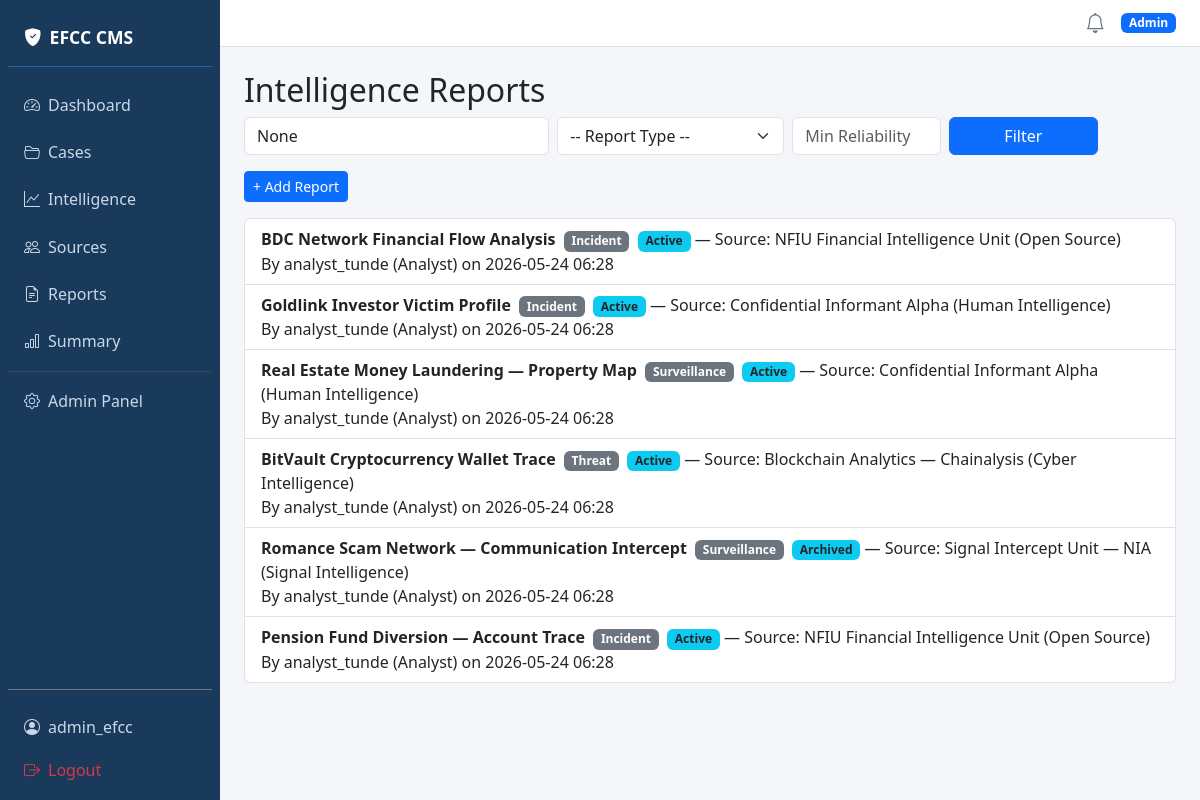
The app's page /intel/reports/ (signed in) with its own data.
### core/models.py (models this page shows)
class User(AbstractUser):
    ROLE_CHOICES = (
        ('admin', 'Admin'),
        ('investigator', 'Investigator'),
        ('legal', 'Legal Officer'),
        ('analyst', 'Analyst'),
    )
    role = models.CharField(max_length=20, choices=ROLE_CHOICES, default='investigator')
    phone = models.CharField(max_length=20, blank=True)
    avatar = models.ImageField(upload_to='avatars/', blank=True, null=True)
    two_factor_enabled = models.BooleanField(default=False)
    two_factor_secret = models.CharField(max_length=32, blank=True)
    def __str__(self):
        return f"{self.username} ({self.get_role_display()})"

### intel/models.py (models this page shows, shortened)
class IntelReport(models.Model):
    REPORT_TYPE_CHOICES = [
        ('Incident', 'Incident'),
        ('Threat', 'Threat'),
        ('Surveillance', 'Surveillance'),
        ('Other', 'Other'),
    ]
    STATUS_CHOICES = [
        ('draft', 'Draft'),
        ('active', 'Active'),
        ('archived', 'Archived'),
    ]
    case = models.ForeignKey(Case, on_delete=models.CASCADE, related_name='intel_reports')
    title = models.CharField(max_length=255)
    content = models.TextField()
    report_type = models.CharField(max_length=20, choices=REPORT_TYPE_CHOICES, default='Incident')
    status = models.CharField(max_length=20, choices=STATUS_CHOICES, default='active')
    source = models.ForeignKey(IntelligenceSource, on_delete=models.SET_NULL, null=True, blank=True)
    created_by = models.ForeignKey(User, on_delete=models.SET_NULL, null=True)
    created_at = models.DateTimeField(auto_now_add=True)
    tags = TaggableManager()
    latitude = models.FloatField(null=True, blank=True)
    longitude = models.FloatField(null=True, blank=True)

class IntelligenceSource(models.Model):
    SOURCE_TYPES = [
        ('human', 'Human Intelligence'),
        ('signal', 'Signal Intelligence'),
        ('open', 'Open Source'),
        ('cyber', 'Cyber Intelligence'),
    ]
    name = models.CharField(max_length=255)
    source_type = models.CharField(max_length=20, choices=SOURCE_TYPES)
    contact_info = models.TextField(blank=True)
    reliability_score = models.IntegerField(default=3)  # 1–5
    notes = models.TextField(blank=True)
    added_by = models.ForeignKey(User, on_delete=models.SET_NULL, null=True)
    created_at = models.DateTimeField(auto_now_add=True)
    tags = TaggableManager()
    def __str__(self):
        return f"{self.name} ({self.get_source_type_display()})"

### intel/views.py (the view)
# urls.py: path('reports/', views.report_list, name='report_list'),
@login_required
def report_list(request):
    query = request.GET.get('q')
    report_type = request.GET.get('report_type')
    min_reliability = request.GET.get('min_reliability')
    reports = IntelReport.objects.select_related('source', 'created_by').all()
    if query:
        reports = reports.filter(Q(title__icontains=query) | Q(content__icontains=query))
    if report_type:
        reports = reports.filter(report_type=report_type)
    if min_reliability:
        try:
            reports = reports.filter(source__reliability_score__gte=int(min_reliability))
        except ValueError:
            pass
    context = {
        'reports': reports,
        'query': query,
        'report_type': report_type,
        'min_reliability': min_reliability,
    }
    return render(request, 'intel/report_list.html', context)

### templates/intel/report_list.html (shortened to what this page needs)
{% extends 'base.html' %}
{% block content %}
<h2>Intelligence Reports</h2>
<form method="get" class="row g-2 mb-3">
  <div class="col-md-4">
    <input type="text" name="q" placeholder="Search title or content..." value="{{ query }}" class="form-control" />
  </div>
  <div class="col-md-3">
    <select name="report_type" class="form-select">
      <option value="">-- Report Type --</option>
    </select>
  </div>
  <div class="col-md-2">
    <input type="number" name="min_reliability" placeholder="Min Reliability" value="{{ min_reliability }}" class="form-control" min="1" max="5" />
  </div>
  <div class="col-md-2">
    <button type="submit" class="btn btn-primary w-100">Filter</button>
  </div>
</form>
<a class="btn btn-sm btn-primary mb-3" href="{% url 'report_create' %}">+ Add Report</a>
<ul class="list-group">
  {% for report in reports %}
    <li class="list-group-item">
      <strong>{{ report.title }}</strong>
      <span class="badge bg-secondary ms-1">{{ report.get_report_type_display }}</span>
      <span class="badge bg-info text-dark ms-1">{{ report.get_status_display }}</span>
      {% if report.source %} — Source: {{ report.source }}{% endif %}<br>
      By {{ report.created_by }} on {{ report.created_at|date:"Y-m-d H:i" }}
    </li>
  {% empty %}
    <li class="list-group-item">No reports found.</li>
  {% endfor %}
</ul>
{% endblock %}

### templates/base.html (shortened to what this page needs)
{% load humanize %}
<!DOCTYPE html>
<html lang="en">
<head>
    <link href="https://cdn.jsdelivr.net/npm/bootstrap@5.3.0/dist/css/bootstrap.min.css" rel="stylesheet">
    <link href="https://cdn.jsdelivr.net/npm/bootstrap-icons@1.11.0/font/bootstrap-icons.css" rel="stylesheet">
</head>
<body>
<div class="d-flex">
    {% if user.is_authenticated %}
    <div class="sidebar d-flex flex-column p-2" style="width:220px; min-width:220px;">
        <div class="sidebar-brand mb-3">
            <i class="bi bi-shield-fill-check me-2"></i>EFCC CMS
        </div>
        <nav class="nav flex-column gap-1">
            <a class="nav-link {% block nav_dashboard %}{% endblock %}" href="{% url 'dashboard' %}">
                <i class="bi bi-speedometer2 me-2"></i>Dashboard
            </a>
            <a class="nav-link {% block nav_cases %}{% endblock %}" href="{% url 'case_list' %}">
                <i class="bi bi-folder2-open me-2"></i>Cases
            </a>
            <a class="nav-link {% block nav_intel %}{% endblock %}" href="{% url 'intel_dashboard' %}">
                <i class="bi bi-graph-up me-2"></i>Intelligence
            </a>
            <a class="nav-link" href="{% url 'source_list' %}">
                <i class="bi bi-people me-2"></i>Sources
            </a>
            <a class="nav-link" href="{% url 'report_list' %}">
                <i class="bi bi-file-earmark-text me-2"></i>Reports
            </a>
            <a class="nav-link" href="{% url 'report_summary' %}">
                <i class="bi bi-bar-chart me-2"></i>Summary
            </a>
            {% if user.role == 'admin' or user.is_staff %}
            <hr class="border-secondary my-1">
            <a class="nav-link" href="{% url 'admin:index' %}">
                <i class="bi bi-gear me-2"></i>Admin Panel
            </a>
            {% endif %}
        </nav>
        <div class="mt-auto pt-3 border-top border-secondary">
            <a class="nav-link" href="{% url 'profile' %}">
                <i class="bi bi-person-circle me-2"></i>{{ user.username }}
            </a>
            <a class="nav-link text-danger" href="{% url 'logout' %}">
                <i class="bi bi-box-arrow-right me-2"></i>Logout
            </a>
        </div>
    </div>
    {% endif %}
    <div class="flex-grow-1 d-flex flex-column" style="min-width:0;">
        {% if user.is_authenticated %}
        <div class="topbar d-flex align-items-center justify-content-between px-4 py-2">
            <div class="d-flex align-items-center gap-3">
                <a href="{% url 'notifications' %}" class="position-relative text-secondary text-decoration-none">
                    <i class="bi bi-bell fs-5"></i>
                </a>
                <span class="badge bg-primary">{{ user.get_role_display }}</span>
            </div>
        </div>
        {% endif %}
        <div class="p-4 flex-grow-1">
            {% block content %}{% endblock %}
        </div>
    </div>
</div>
</body>
</html>

### templates/base.html (style rules this page uses)
body { background-color: #f4f6f9; }
.sidebar { min-height: 100vh; background: #1a3a5c; }
.sidebar .nav-link { color: #c8d8e8; padding: .6rem 1rem; border-radius: 6px; }
.sidebar .nav-link i { width: 20px; }
.sidebar-brand { color: #fff; font-weight: 700; font-size: 1.1rem; padding: 1rem; border-bottom: 1px solid #2563a8; }
.topbar { background: #fff; border-bottom: 1px solid #dee2e6; }

### records on screen
User: username "admin_efcc", role "Admin"
IntelReport: title "BDC Network Financial Flow Analysis", report_type "Incident", status "Active", source "NFIU Financial Intelligence Unit (Open Source)", created_by "analyst_tunde (Analyst)", created_at "2026-05-24 06:28"
IntelReport: title "Goldlink Investor Victim Profile", report_type "Incident", status "Active", source "Confidential Informant Alpha (Human Intelligence)", created_by "analyst_tunde (Analyst)", created_at "2026-05-24 06:28"
IntelReport: title "Real Estate Money Laundering — Property Map", report_type "Surveillance", status "Active", source "Confidential Informant Alpha (Human Intelligence)", created_by "analyst_tunde (Analyst)", created_at "2026-05-24 06:28"
IntelReport: title "BitVault Cryptocurrency Wallet Trace", report_type "Threat", status "Active", source "Blockchain Analytics — Chainalysis (Cyber Intelligence)", created_by "analyst_tunde (Analyst)", created_at "2026-05-24 06:28"
IntelReport: title "Romance Scam Network — Communication Intercept", report_type "Surveillance", status "Archived", source "Signal Intercept Unit — NIA (Signal Intelligence)", created_by "analyst_tunde (Analyst)", created_at "2026-05-24 06:28"
IntelReport: title "Pension Fund Diversion — Account Trace", report_type "Incident", status "Active", source "NFIU Financial Intelligence Unit (Open Source)", created_by "analyst_tunde (Analyst)", created_at "2026-05-24 06:28"
